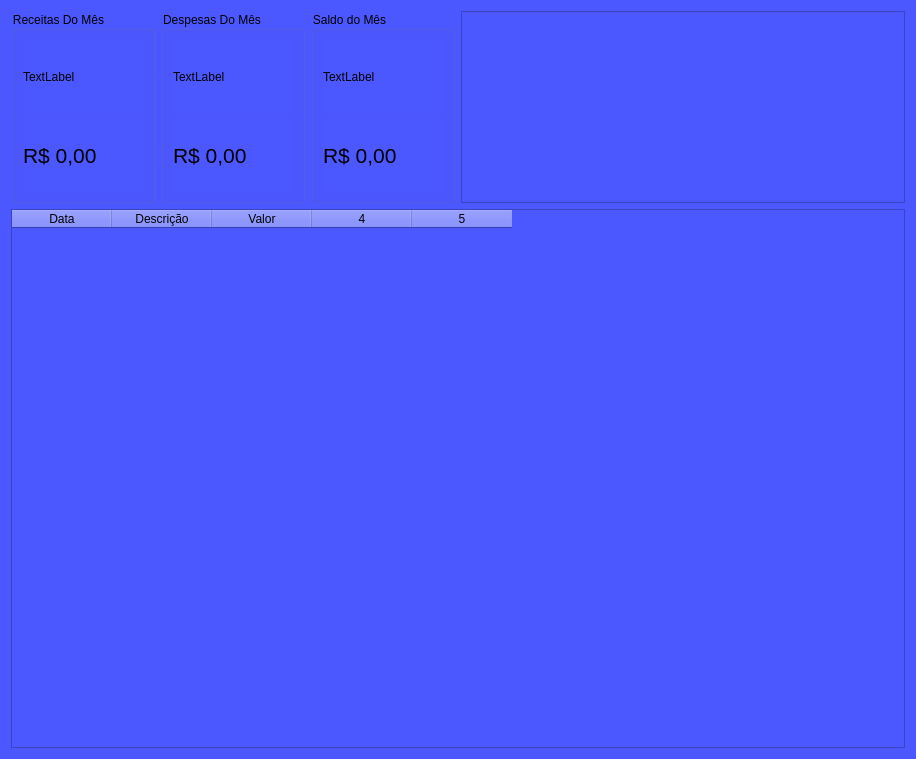
<?xml version="1.0" encoding="UTF-8"?>
<ui version="4.0">
 <class>pageHome</class>
 <widget class="QWidget" name="pageHome">
  <property name="geometry">
   <rect>
    <x>0</x>
    <y>0</y>
    <width>916</width>
    <height>759</height>
   </rect>
  </property>
  <property name="sizePolicy">
   <sizepolicy hsizetype="Expanding" vsizetype="Expanding">
    <horstretch>0</horstretch>
    <verstretch>0</verstretch>
   </sizepolicy>
  </property>
  <property name="windowTitle">
   <string>pageHome</string>
  </property>
  <property name="styleSheet">
   <string notr="true">background-color: rgb(76, 88, 255)</string>
  </property>
  <layout class="QHBoxLayout" name="horizontalLayout_3">
   <item>
    <layout class="QGridLayout" name="gridLayout" rowstretch="0,0,1" columnstretch="1,1">
     <item row="0" column="0">
      <layout class="QHBoxLayout" name="horizontalLayout">
       <item>
        <widget class="QGroupBox" name="groupBox">
         <property name="title">
          <string>Receitas Do Mês</string>
         </property>
         <layout class="QVBoxLayout" name="verticalLayout">
          <item>
           <widget class="QLabel" name="label">
            <property name="text">
             <string>TextLabel</string>
            </property>
           </widget>
          </item>
          <item>
           <widget class="QLabel" name="labelValorReceitas">
            <property name="font">
             <font>
              <pointsize>16</pointsize>
             </font>
            </property>
            <property name="text">
             <string>R$ 0,00</string>
            </property>
           </widget>
          </item>
         </layout>
        </widget>
       </item>
       <item>
        <widget class="QGroupBox" name="groupBox_2">
         <property name="title">
          <string>Despesas Do Mês</string>
         </property>
         <layout class="QVBoxLayout" name="verticalLayout_2">
          <item>
           <widget class="QLabel" name="label_2">
            <property name="text">
             <string>TextLabel</string>
            </property>
           </widget>
          </item>
          <item>
           <widget class="QLabel" name="labelValorDespesas">
            <property name="font">
             <font>
              <pointsize>16</pointsize>
             </font>
            </property>
            <property name="text">
             <string>R$ 0,00</string>
            </property>
           </widget>
          </item>
         </layout>
        </widget>
       </item>
       <item>
        <widget class="QGroupBox" name="groupBox_3">
         <property name="title">
          <string>Saldo do Mês</string>
         </property>
         <layout class="QVBoxLayout" name="verticalLayout_3">
          <item>
           <widget class="QLabel" name="label_4">
            <property name="text">
             <string>TextLabel</string>
            </property>
           </widget>
          </item>
          <item>
           <widget class="QLabel" name="labelSaldoMes">
            <property name="font">
             <font>
              <pointsize>16</pointsize>
             </font>
            </property>
            <property name="text">
             <string>R$ 0,00</string>
            </property>
           </widget>
          </item>
         </layout>
        </widget>
       </item>
      </layout>
     </item>
     <item row="0" column="1">
      <widget class="QChartView" name="graficoGastos"/>
     </item>
     <item row="2" column="0" colspan="2">
      <widget class="QTableWidget" name="tabelaLancamentosRecentes">
       <property name="columnCount">
        <number>5</number>
       </property>
       <column>
        <property name="text">
         <string>Data</string>
        </property>
       </column>
       <column>
        <property name="text">
         <string>Descrição</string>
        </property>
       </column>
       <column>
        <property name="text">
         <string>Valor</string>
        </property>
       </column>
       <column/>
       <column/>
      </widget>
     </item>
    </layout>
   </item>
  </layout>
 </widget>
 <customwidgets>
  <customwidget>
   <class>QChartView</class>
   <extends>QGraphicsView</extends>
   <header>QtCharts</header>
  </customwidget>
 </customwidgets>
 <resources/>
 <connections/>
</ui>
